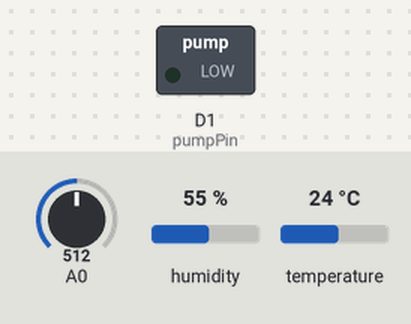
A sketch run on a simulated ESP8266 (NodeMCU). On the bench: switched loads named in the sketch (green lamp = pin HIGH). The inputs (shaded band) are chosen by the test bench; at power-on: A0 = 512, humidity 55 %, temperature 24 °C. WiFi joins after 1.5 s; servers stay silent unless stated; what the sketch prints to the serial monitor is not drawn.

Above: at 1.95 s.
Timing chart, 0 to 3.6 s (numbered marks = the images above):
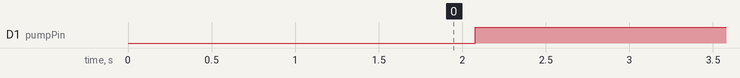

The sketch:

sketch_nov12b.ino
```cpp
#define BLYNK_TEMPLATE_ID "TMPL3fmvyX1pt"
#define BLYNK_TEMPLATE_NAME "SMART IRRIGATION SYSTEM"
#define BLYNK_AUTH_TOKEN "Oa8PgH8zcP1qev-sNA2wctTdabCLY0fX"

#define BLYNK_PRINT Serial
#include <ESP8266WiFi.h>
#include <BlynkSimpleEsp8266.h>

#include <DHT.h>

char auth[] = BLYNK_AUTH_TOKEN;
char ssid[] = "VS";
char pass[] = "vasa.21/06";

BlynkTimer timer;

#define DHTPIN 4
#define DHTTYPE DHT11
DHT dht(DHTPIN, DHTTYPE);

const int pumpPin = D1;
int moistureThreshold = 30;

void setup() {
  Serial.begin(9600);
  Blynk.begin(auth, ssid, pass);
  dht.begin();
  pinMode(pumpPin, OUTPUT);
  timer.setInterval(250, sendSensor);
}

void loop() {
  Blynk.run();
  timer.run();
}

void sendSensor() {
  int value = analogRead(A0);
  value = map(value, 400, 1023, 100, 0);
  float h = dht.readHumidity();
  float t = dht.readTemperature();

  if (isnan(h) || isnan(t)) {
    Serial.println("Failed to read from DHT sensor!");
    return;
  }

  Blynk.virtualWrite(V0, value);
  Blynk.virtualWrite(V1, t);
  Blynk.virtualWrite(V2, h);
  Serial.print("Soil Moisture : ");
  Serial.print(value);

  Serial.print("    Temperature : ");
  Serial.print(t);
  Serial.print("    Humidity : ");
  Serial.println(h);

  for (int i = 0; i <= moistureThreshold; i++) {
    if (value < i) {
      digitalWrite(pumpPin, LOW);
      Blynk.virtualWrite(V3, "Watering");
    }

    else {
    digitalWrite(pumpPin, HIGH);
    Blynk.virtualWrite(V3, "Not Watering");
  }

  }
}

BLYNK_WRITE(V4) {
  int pumpControl = param.asInt();

  if (pumpControl == 0) {
    digitalWrite(pumpPin, LOW);
    Blynk.virtualWrite(V3, "Manually Watering");
  } else {
    digitalWrite(pumpPin, HIGH);
    Blynk.virtualWrite(V3, "Manual Stop");
  }
}
```

Measured:
- by itself, D1 (pumpPin): LOW → HIGH at 2.1 s
